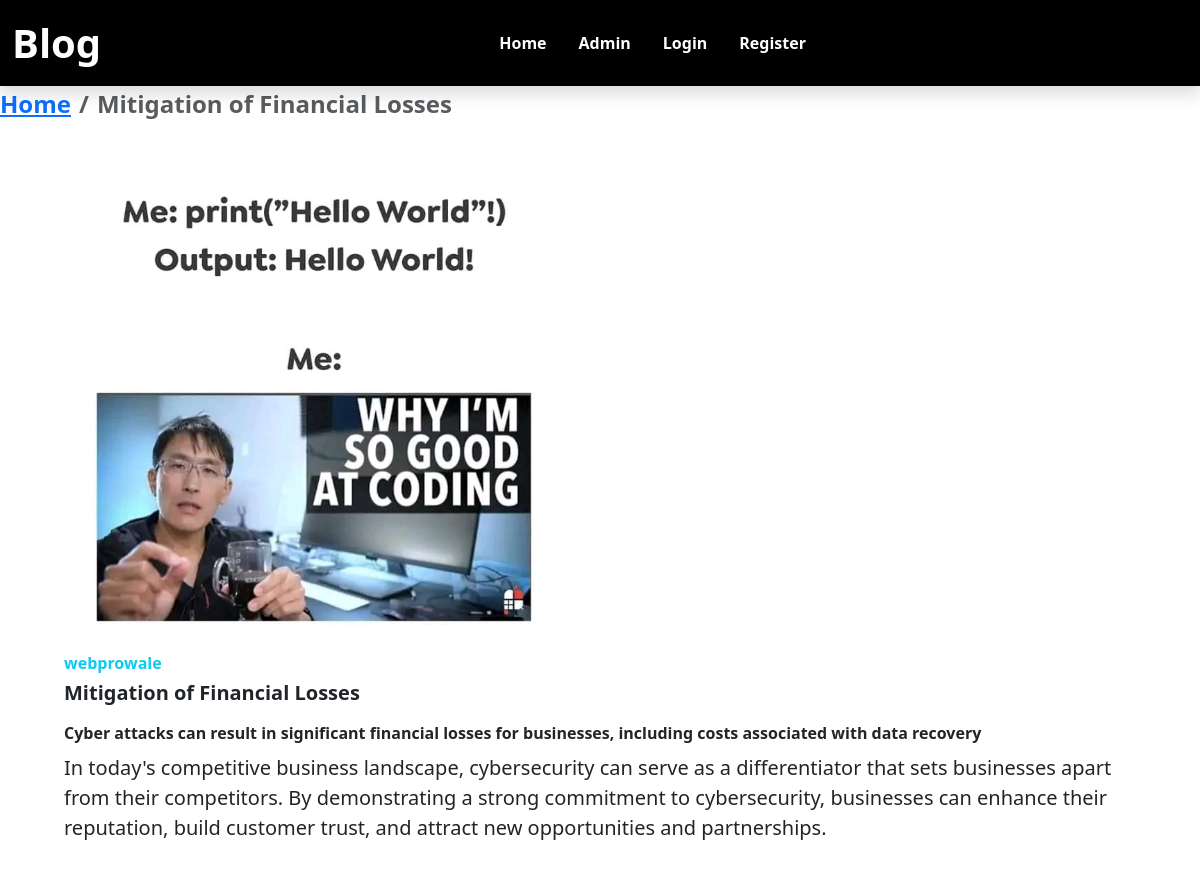
The page /content.php?id=5 on the database its author committed.
### tables this page shows
CREATE TABLE `post` (
  `id` int(11) NOT NULL,
  `title` text NOT NULL,
  `author` text NOT NULL,
  `description` text NOT NULL,
  `body` longtext NOT NULL,
  `image` varchar(255) NOT NULL,
  `create_at` timestamp NOT NULL DEFAULT current_timestamp(),
  `update_at` int(11) DEFAULT NULL
);

### content.php (the view, shortened to what this page needs)
<?php
$id = $_GET['id'];
include("config.php");
$sql = "SELECT * FROM post WHERE id = '$id'";
$results = mysqli_query($conn, $sql);
if (mysqli_num_rows($results) > 0) {
    $row = mysqli_fetch_assoc($results);
} else {
    echo "<script>
    alert('Content not found');
    window.location.href= './blog.php';
    </script>";
}
?>
<!DOCTYPE html>
<html lang="en">
<head>
    <link rel="stylesheet" href="https://cdn.jsdelivr.net/npm/bootstrap@5.3.2/dist/css/bootstrap.min.css">
</head>
<body>
    <div class="container-fluid p-0">
        <?php require "./navbar.php"; ?>
        <nav aria-label="breadcrumb  p-5 mb-5">
            <ol class="breadcrumb text-center">
                <li class="breadcrumb-item fs-4 fw-semibold"><a href="./">Home</a></li>
                <li class="breadcrumb-item active fs-4 fw-semibold" aria-current="page"><?= $row['title'] ?></li>
            </ol>
        </nav>
        <div class="card bg-white mx-5 border-0">
            <div class="card-body">
                <img src="./images/<?= $row['image'] ?>" class="img-fluid" width="500">
                <h3 class="fs-6 fw-bold text-info mb-2">
                    <?= $row['author']; ?>
                </h3>
                <h5 class="card-title fw-bold fs-5 mb-3">
                    <?= $row['title']; ?>
                </h5>
                <p class="card-text fs-6 fw-semibold mb-2">
                    <?= $row['description']; ?>
                </p>
                <p class="lead"> <?= $row['body']; ?></p>
            </div>
        </div>
    </div>
</body>
</html>

### rows shown on the page
post: title "Mitigation of Financial Losses", image (picture), author "webprowale", description "Cyber attacks can result in significant financial losses for businesses, including costs associated with data recovery", body "In today's competitive business landscape, cybersecurity can serve as a differentiator that sets businesses apart from their competitors. By demonstrating a strong commitment to cybersecurity, businesses can enhance their reputation, build customer trust, and attract new opportunities and partnerships."
